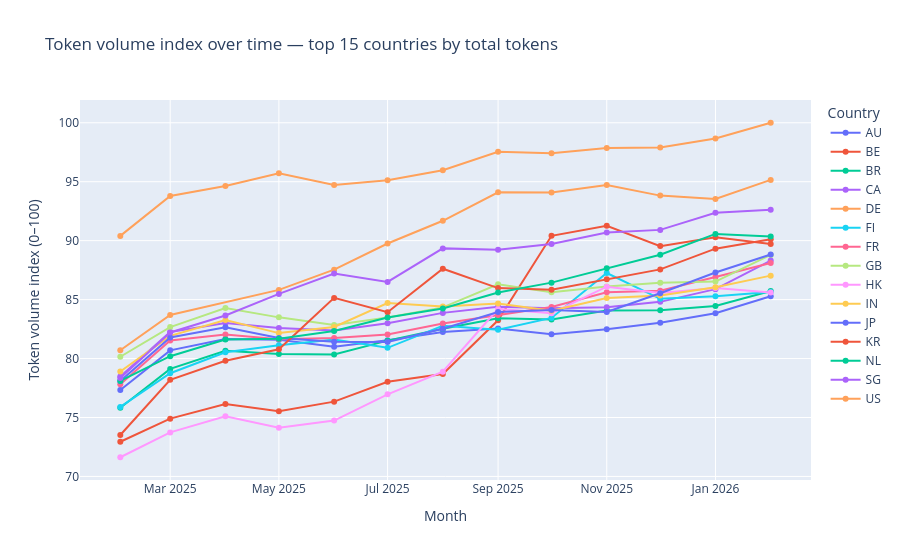

The notebook cell saved with this chart:
### Code cell
def make_line_chart(data: pd.DataFrame, y_col: str, title: str, y_axis_title: str):
    fig = px.line(
        data,
        x="month_label",
        y=y_col,
        color="country",
        markers=True,
        title=title,
        hover_data={
            "country": True,
            "month_label": True,
            "total_tokens": ":,.0f",
            "token_index": ":.2f",
            "open_source_index": ":.2f",
            "chinese_index": ":.2f",
        },
        category_orders={"month_label": sorted(data["month_label"].unique())},
    )

    fig.update_layout(
        xaxis_title="Month",
        yaxis_title=y_axis_title,
        legend_title_text="Country",
        hovermode="x unified",
    )
    return fig

fig_token = make_line_chart(
    line_df,
    y_col="token_index",
    title=f"Token volume index over time — top {TOP_N_COUNTRIES_FOR_LINES} countries by total tokens",
    y_axis_title="Token volume index (0–100)",
)

fig_open = make_line_chart(
    line_df,
    y_col="open_source_index",
    title=f"Open-source index over time — top {TOP_N_COUNTRIES_FOR_LINES} countries by total tokens",
    y_axis_title="Open-source index (0–100)",
)

fig_chinese = make_line_chart(
    line_df,
    y_col="chinese_index",
    title=f"Chinese model index over time — top {TOP_N_COUNTRIES_FOR_LINES} countries by total tokens",
    y_axis_title="Chinese index (0–100)",
)

fig_token.show()


fig_token.write_html(OUTPUT_DIR / "line_token_index.html", include_plotlyjs="cdn")

### Figure 1 — Plotly figure (JSON) as saved in the notebook; plotly's stock layout.template omitted (floating-point values rounded to 4 significant figures)
{"data": [{"customdata": [["AU", 38855875491, 16.23, 9.008], ["AU", 98115440687, 15.08, 12.62], ["AU", 128137850772, 16.2, 13.64], ["AU", 125901800051, 19.68, 15.05], ["AU", 107042351509, 21.41, 18.76], ["AU", 124321714870, 36.3, 32.57], ["AU", 150786690315, 36.87, 37.79], ["AU", 163951558243, 33.25, 31.44], ["AU", 143041803882, 27.35, 27.92], ["AU", 160441925321, 21.44, 27.95], ["AU", 187197761663, 31.45, 28.5], ["AU", 233833638583, 26.87, 31.84], ["AU", 348345694436, 14.82, 38.47]], "hovertemplate": "country=%{customdata[0]}<br>month_label=%{x}<br>token_index=%{y:.2f}<br>total_tokens=%{customdata[1]:,.0f}<br>open_source_index=%{customdata[2]:.2f}<br>chinese_index=%{customdata[3]:.2f}<extra></extra>", "legendgroup": "AU", "line": {"color": "#636efa", "dash": "solid"}, "marker": {"symbol": "circle"}, "mode": "lines+markers", "name": "AU", "orientation": "v", "showlegend": true, "type": "scatter", "x": ["2025-02", "2025-03", "2025-04", "2025-05", "2025-06", "2025-07", "2025-08", "2025-09", "2025-10", "2025-11", "2025-12", "2026-01", "2026-02"], "xaxis": "x", "y": [77.34, 80.69, 81.66, 81.6, 81.01, 81.55, 82.25, 82.56, 82.06, 82.48, 83.04, 83.84, 85.29], "yaxis": "y"}, {"customdata": [["BE", 11564653365, 9.487, 6.033], ["BE", 19846660089, 15.67, 13.97], ["BE", 27915737409, 20.28, 12.9], ["BE", 23562914235, 25.2, 21.32], ["BE", 29557477877, 33.15, 23.01], ["BE", 47026936634, 15.38, 18.06], ["BE", 56488696574, 50.59, 44.34], ["BE", 198199026585, 36.87, 19.83], ["BE", 1432046108035, 4.338, 2.748], ["BE", 1812293986979, 1.725, 1.427], ["BE", 1125366260606, 13.53, 8.382], ["BE", 1382847718292, 10.87, 17.91], ["BE", 1184683364663, 6.749, 44.56]], "hovertemplate": "country=%{customdata[0]}<br>month_label=%{x}<br>token_index=%{y:.2f}<br>total_tokens=%{customdata[1]:,.0f}<br>open_source_index=%{customdata[2]:.2f}<br>chinese_index=%{customdata[3]:.2f}<extra></extra>", "legendgroup": "BE", "line": {"color": "#EF553B", "dash": "solid"}, "marker": {"symbol": "circle"}, "mode": "lines+markers", "name": "BE", "orientation": "v", "showlegend": true, "type": "scatter", "x": ["2025-02", "2025-03", "2025-04", "2025-05", "2025-06", "2025-07", "2025-08", "2025-09", "2025-10", "2025-11", "2025-12", "2026-01", "2026-02"], "xaxis": "x", "y": [72.94, 74.9, 76.14, 75.52, 76.35, 78.03, 78.69, 83.24, 90.41, 91.26, 89.54, 90.28, 89.72], "yaxis": "y"}, {"customdata": [["BR", 25618992799, 23.13, 19.13], ["BR", 63555925142, 33.42, 28.78], ["BR", 97191629753, 31.77, 26.27], ["BR", 90040793597, 38.33, 31.55], ["BR", 89045888247, 46.05, 38.66], ["BR", 123207491797, 46.24, 44.81], ["BR", 162381090095, 38.73, 41.36], ["BR", 207820549309, 37.4, 37.46], ["BR", 201708470153, 46.41, 47.41], ["BR", 249977540339, 36.79, 41.53], ["BR", 250229611724, 37.31, 41.7], ["BR", 277695282899, 20.88, 33.72], ["BR", 394436433128, 13.66, 34.17]], "hovertemplate": "country=%{customdata[0]}<br>month_label=%{x}<br>token_index=%{y:.2f}<br>total_tokens=%{customdata[1]:,.0f}<br>open_source_index=%{customdata[2]:.2f}<br>chinese_index=%{customdata[3]:.2f}<extra></extra>", "legendgroup": "BR", "line": {"color": "#00cc96", "dash": "solid"}, "marker": {"symbol": "circle"}, "mode": "lines+markers", "name": "BR", "orientation": "v", "showlegend": true, "type": "scatter", "x": ["2025-02", "2025-03", "2025-04", "2025-05", "2025-06", "2025-07", "2025-08", "2025-09", "2025-10", "2025-11", "2025-12", "2026-01", "2026-02"], "xaxis": "x", "y": [75.83, 79.12, 80.66, 80.38, 80.34, 81.52, 82.52, 83.41, 83.31, 84.08, 84.09, 84.46, 85.74], "yaxis": "y"}, {"customdata": [["CA", 53087496050, 15.21, 13.21], ["CA", 150659244175, 22.95, 16.05], ["CA", 186443190880, 24.96, 20.83], ["CA", 165137212758, 31.85, 24.7], ["CA", 156540106865, 35.8, 33.63], ["CA", 184958025304, 44.68, 45.01], ["CA", 235877915154, 45.81, 45.35], ["CA", 271526008783, 39.52, 33.92], ["CA", 263209911898, 33.44, 35.12], ["CA", 269721355701, 25.02, 31.5], ["CA", 305273763083, 35.52, 35.61], ["CA", 411265485558, 27.3, 32.69], ["CA", 801392604137, 13.59, 53.63]], "hovertemplate": "country=%{customdata[0]}<br>month_label=%{x}<br>token_index=%{y:.2f}<br>total_tokens=%{customdata[1]:,.0f}<br>open_source_index=%{customdata[2]:.2f}<br>chinese_index=%{customdata[3]:.2f}<extra></extra>", "legendgroup": "CA", "line": {"color": "#ab63fa", "dash": "solid"}, "marker": {"symbol": "circle"}, "mode": "lines+markers", "name": "CA", "orientation": "v", "showlegend": true, "type": "scatter", "x": ["2025-02", "2025-03", "2025-04", "2025-05", "2025-06", "2025-07", "2025-08", "2025-09", "2025-10", "2025-11", "2025-12", "2026-01", "2026-02"], "xaxis": "x", "y": [78.47, 82.25, 83.02, 82.58, 82.39, 82.99, 83.87, 84.38, 84.27, 84.36, 84.81, 85.89, 88.31], "yaxis": "y"}, {"customdata": [["DE", 98381294318, 18.81, 8.983], ["DE", 224749874395, 23.97, 15.88], ["DE", 403925268034, 19.83, 13.04], ["DE", 649114491023, 16.51, 11.89], ["DE", 1195558212040, 15.22, 13.57], ["DE", 2036015378765, 28.05, 26.78], ["DE", 3965501953739, 8.133, 7.247], ["DE", 3952665096405, 8.479, 7.126], ["DE", 4715001799669, 9.008, 17.85], ["DE", 3668517212483, 21.98, 17.27], ["DE", 3398236325629, 18.42, 26.38], ["DE", 5300919233514, 7.806, 60.87]], "hovertemplate": "country=%{customdata[0]}<br>month_label=%{x}<br>token_index=%{y:.2f}<br>total_tokens=%{customdata[1]:,.0f}<br>open_source_index=%{customdata[2]:.2f}<br>chinese_index=%{customdata[3]:.2f}<extra></extra>", "legendgroup": "DE", "line": {"color": "#FFA15A", "dash": "solid"}, "marker": {"symbol": "circle"}, "mode": "lines+markers", "name": "DE", "orientation": "v", "showlegend": true, "type": "scatter", "x": ["2025-02", "2025-03", "2025-05", "2025-06", "2025-07", "2025-08", "2025-09", "2025-10", "2025-11", "2025-12", "2026-01", "2026-02"], "xaxis": "x", "y": [80.7, 83.7, 85.82, 87.54, 89.76, 91.69, 94.1, 94.09, 94.73, 93.82, 93.54, 95.15], "yaxis": "y"}, {"customdata": [["FI", 26118873651, 39.2, 34.78], ["FI", 57467093201, 27.8, 22.16], ["FI", 93759136646, 29.03, 13.63], ["FI", 110760064946, 35.11, 16.73], ["FI", 126154333262, 43.52, 30.22], ["FI", 104160602052, 40.95, 25.98], ["FI", 174858244360, 60.5, 18.67], ["FI", 158769640343, 40.64, 23.63], ["FI", 209552816827, 33.18, 23.44], ["FI", 600064773479, 10.85, 9.809], ["FI", 327666514325, 23.69, 14.1], ["FI", 348761589197, 25.25, 22.3], ["FI", 384495515792, 18.83, 34.75]], "hovertemplate": "country=%{customdata[0]}<br>month_label=%{x}<br>token_index=%{y:.2f}<br>total_tokens=%{customdata[1]:,.0f}<br>open_source_index=%{customdata[2]:.2f}<br>chinese_index=%{customdata[3]:.2f}<extra></extra>", "legendgroup": "FI", "line": {"color": "#19d3f3", "dash": "solid"}, "marker": {"symbol": "circle"}, "mode": "lines+markers", "name": "FI", "orientation": "v", "showlegend": true, "type": "scatter", "x": ["2025-02", "2025-03", "2025-04", "2025-05", "2025-06", "2025-07", "2025-08", "2025-09", "2025-10", "2025-11", "2025-12", "2026-01", "2026-02"], "xaxis": "x", "y": [75.9, 78.76, 80.53, 81.13, 81.61, 80.91, 82.79, 82.44, 83.44, 87.26, 85.06, 85.29, 85.64], "yaxis": "y"}, {"customdata": [["FR", 44345952161, 12.85, 7.968], ["FR", 123406835105, 18.82, 9.393], ["FR", 142180793862, 16.6, 12.14], ["FR", 126965844112, 19.36, 15.98], ["FR", 130666613312, 21.73, 15.09], ["FR", 142221793473, 26.57, 23.75], ["FR", 183559720460, 32.23, 28.83], ["FR", 224131573849, 27.02, 22.33], ["FR", 271053203155, 22.21, 24.44], ["FR", 382719338146, 18.14, 22.43], ["FR", 395268157244, 27.1, 25.44], ["FR", 545076772657, 23.61, 23.54], ["FR", 758252962552, 15.77, 28.45]], "hovertemplate": "country=%{customdata[0]}<br>month_label=%{x}<br>token_index=%{y:.2f}<br>total_tokens=%{customdata[1]:,.0f}<br>open_source_index=%{customdata[2]:.2f}<br>chinese_index=%{customdata[3]:.2f}<extra></extra>", "legendgroup": "FR", "line": {"color": "#FF6692", "dash": "solid"}, "marker": {"symbol": "circle"}, "mode": "lines+markers", "name": "FR", "orientation": "v", "showlegend": true, "type": "scatter", "x": ["2025-02", "2025-03", "2025-04", "2025-05", "2025-06", "2025-07", "2025-08", "2025-09", "2025-10", "2025-11", "2025-12", "2026-01", "2026-02"], "xaxis": "x", "y": [77.82, 81.53, 82.04, 81.63, 81.73, 82.04, 82.96, 83.69, 84.38, 85.63, 85.74, 86.91, 88.11], "yaxis": "y"}, {"customdata": [["GB", 84482880556, 18.74, 10.71], ["GB", 169056991291, 20.14, 14.37], ["GB", 264432763929, 18.34, 12.67], ["GB", 212442574050, 22.22, 17.33], ["GB", 177636577306, 29.27, 26.14], ["GB", 211588983727, 30.16, 29.76], ["GB", 268081891786, 22.33, 18.37], ["GB", 460802483891, 16.04, 14.75], ["GB", 382068469077, 18.89, 19.07], ["GB", 436166579585, 25.24, 23.38], ["GB", 477696026049, 39.69, 24.99], ["GB", 491107430904, 29.43, 27.69], ["GB", 915463932397, 13.1, 37.17]], "hovertemplate": "country=%{customdata[0]}<br>month_label=%{x}<br>token_index=%{y:.2f}<br>total_tokens=%{customdata[1]:,.0f}<br>open_source_index=%{customdata[2]:.2f}<br>chinese_index=%{customdata[3]:.2f}<extra></extra>", "legendgroup": "GB", "line": {"color": "#B6E880", "dash": "solid"}, "marker": {"symbol": "circle"}, "mode": "lines+markers", "name": "GB", "orientation": "v", "showlegend": true, "type": "scatter", "x": ["2025-02", "2025-03", "2025-04", "2025-05", "2025-06", "2025-07", "2025-08", "2025-09", "2025-10", "2025-11", "2025-12", "2026-01", "2026-02"], "xaxis": "x", "y": [80.15, 82.67, 84.29, 83.49, 82.85, 83.48, 84.34, 86.3, 85.62, 86.1, 86.43, 86.53, 88.79], "yaxis": "y"}, {"customdata": [["HK", 8042671803, 95.06, 48.21], ["HK", 14391185430, 97.05, 81.53], ["HK", 21027535181, 96.85, 74.22], ["HK", 16076401500, 94.24, 73.43], ["HK", 18959155142, 94.8, 79.39], ["HK", 35064068280, 80.05, 90.89], ["HK", 59546341824, 60.27, 92.97], ["HK", 259033879998, 25.36, 31.64], ["HK", 233998252568, 41.48, 64.86], ["HK", 435762914836, 23.98, 42.12], ["HK", 375152230980, 42.45, 60.01], ["HK", 422971609267, 41.51, 88.06], ["HK", 379587386424, 15.1, 78.98]], "hovertemplate": "country=%{customdata[0]}<br>month_label=%{x}<br>token_index=%{y:.2f}<br>total_tokens=%{customdata[1]:,.0f}<br>open_source_index=%{customdata[2]:.2f}<br>chinese_index=%{customdata[3]:.2f}<extra></extra>", "legendgroup": "HK", "line": {"color": "#FF97FF", "dash": "solid"}, "marker": {"symbol": "circle"}, "mode": "lines+markers", "name": "HK", "orientation": "v", "showlegend": true, "type": "scatter", "x": ["2025-02", "2025-03", "2025-04", "2025-05", "2025-06", "2025-07", "2025-08", "2025-09", "2025-10", "2025-11", "2025-12", "2026-01", "2026-02"], "xaxis": "x", "y": [71.63, 73.74, 75.11, 74.14, 74.74, 76.96, 78.88, 84.21, 83.84, 86.1, 85.56, 85.99, 85.6], "yaxis": "y"}, {"customdata": [["IN", 59910793480, 55.63, 9.23], ["IN", 137643057804, 58.1, 20.28], ["IN", 199920129505, 41.28, 16.97], ["IN", 146954248248, 43.14, 29.77], ["IN", 169641002936, 41.33, 27.21], ["IN", 297013104419, 35.15, 20.21], ["IN", 273763128779, 31.55, 32.87], ["IN", 292987528514, 27.72, 24.97], ["IN", 248165932667, 29.32, 26.42], ["IN", 333734442214, 18.35, 21.29], ["IN", 353377795922, 23.0, 22.13], ["IN", 429143671334, 24.75, 29.32], ["IN", 563983064420, 16.7, 26.17]], "hovertemplate": "country=%{customdata[0]}<br>month_label=%{x}<br>token_index=%{y:.2f}<br>total_tokens=%{customdata[1]:,.0f}<br>open_source_index=%{customdata[2]:.2f}<br>chinese_index=%{customdata[3]:.2f}<extra></extra>", "legendgroup": "IN", "line": {"color": "#FECB52", "dash": "solid"}, "marker": {"symbol": "circle"}, "mode": "lines+markers", "name": "IN", "orientation": "v", "showlegend": true, "type": "scatter", "x": ["2025-02", "2025-03", "2025-04", "2025-05", "2025-06", "2025-07", "2025-08", "2025-09", "2025-10", "2025-11", "2025-12", "2026-01", "2026-02"], "xaxis": "x", "y": [78.91, 81.92, 83.27, 82.16, 82.68, 84.71, 84.41, 84.66, 84.06, 85.13, 85.34, 86.04, 87.03], "yaxis": "y"}, {"customdata": [["JP", 48002476717, 8.132, 6.503], ["JP", 132869321248, 9.998, 9.05], ["JP", 168520669731, 15.74, 13.41], ["JP", 130941441434, 15.11, 12.84], ["JP", 119777046358, 15.85, 14.55], ["JP", 119353899845, 22.05, 22.34], ["JP", 162788857672, 29.01, 29.29], ["JP", 241173161542, 22.33, 21.97], ["JP", 252776971678, 19.97, 20.14], ["JP", 240628084170, 19.67, 22.2], ["JP", 373716278885, 21.0, 24.36], ["JP", 607582096706, 15.56, 16.18], ["JP", 924466971918, 9.291, 38.75]], "hovertemplate": "country=%{customdata[0]}<br>month_label=%{x}<br>token_index=%{y:.2f}<br>total_tokens=%{customdata[1]:,.0f}<br>open_source_index=%{customdata[2]:.2f}<br>chinese_index=%{customdata[3]:.2f}<extra></extra>", "legendgroup": "JP", "line": {"color": "#636efa", "dash": "solid"}, "marker": {"symbol": "circle"}, "mode": "lines+markers", "name": "JP", "orientation": "v", "showlegend": true, "type": "scatter", "x": ["2025-02", "2025-03", "2025-04", "2025-05", "2025-06", "2025-07", "2025-08", "2025-09", "2025-10", "2025-11", "2025-12", "2026-01", "2026-02"], "xaxis": "x", "y": [78.1, 81.79, 82.65, 81.74, 81.42, 81.4, 82.53, 83.95, 84.12, 83.95, 85.54, 87.3, 88.82], "yaxis": "y"}, {"customdata": [["KR", 13531196322, 12.48, 10.01], ["KR", 49199760398, 10.12, 7.969], ["KR", 76795437651, 29.0, 24.77], ["KR", 100581761131, 46.95, 38.53], ["KR", 335016193418, 11.5, 9.946], ["KR", 239456282340, 22.13, 19.83], ["KR", 663328303693, 8.679, 7.814], ["KR", 421167980912, 22.35, 17.87], ["KR", 404863841911, 25.78, 22.26], ["KR", 517959634876, 16.93, 18.34], ["KR", 652911217822, 13.82, 16.3], ["KR", 1060785028779, 46.7, 14.22], ["KR", 1323548288088, 43.42, 38.42]], "hovertemplate": "country=%{customdata[0]}<br>month_label=%{x}<br>token_index=%{y:.2f}<br>total_tokens=%{customdata[1]:,.0f}<br>open_source_index=%{customdata[2]:.2f}<br>chinese_index=%{customdata[3]:.2f}<extra></extra>", "legendgroup": "KR", "line": {"color": "#EF553B", "dash": "solid"}, "marker": {"symbol": "circle"}, "mode": "lines+markers", "name": "KR", "orientation": "v", "showlegend": true, "type": "scatter", "x": ["2025-02", "2025-03", "2025-04", "2025-05", "2025-06", "2025-07", "2025-08", "2025-09", "2025-10", "2025-11", "2025-12", "2026-01", "2026-02"], "xaxis": "x", "y": [73.51, 78.19, 79.81, 80.78, 85.14, 83.93, 87.62, 85.97, 85.83, 86.72, 87.56, 89.32, 90.12], "yaxis": "y"}, {"customdata": [["NL", 47947286499, 15.29, 8.769], ["NL", 85554389356, 21.1, 14.88], ["NL", 126561383868, 19.23, 13.58], ["NL", 128925141447, 20.5, 13.84], ["NL", 154155739800, 21.24, 16.51], ["NL", 211330060457, 31.07, 30.63], ["NL", 261702005488, 30.85, 31.49], ["NL", 379824965000, 20.05, 19.26], ["NL", 478702325637, 15.75, 15.68], ["NL", 671066286696, 9.142, 12.15], ["NL", 920707087250, 11.5, 15.9], ["NL", 1497783115687, 13.54, 18.88], ["NL", 1412819026214, 11.24, 19.06]], "hovertemplate": "country=%{customdata[0]}<br>month_label=%{x}<br>token_index=%{y:.2f}<br>total_tokens=%{customdata[1]:,.0f}<br>open_source_index=%{customdata[2]:.2f}<br>chinese_index=%{customdata[3]:.2f}<extra></extra>", "legendgroup": "NL", "line": {"color": "#00cc96", "dash": "solid"}, "marker": {"symbol": "circle"}, "mode": "lines+markers", "name": "NL", "orientation": "v", "showlegend": true, "type": "scatter", "x": ["2025-02", "2025-03", "2025-04", "2025-05", "2025-06", "2025-07", "2025-08", "2025-09", "2025-10", "2025-11", "2025-12", "2026-01", "2026-02"], "xaxis": "x", "y": [78.1, 80.2, 81.62, 81.68, 82.33, 83.47, 84.25, 85.6, 86.44, 87.66, 88.81, 90.57, 90.36], "yaxis": "y"}, {"customdata": [["SG", 51343300230, 13.51, 6.492], ["SG", 149143605895, 25.41, 9.594], ["SG", 221726603133, 20.77, 8.156], ["SG", 367564970141, 16.78, 8.495], ["SG", 592177100623, 13.73, 9.553], ["SG", 486963236635, 19.31, 16.16], ["SG", 1067259341654, 17.29, 23.37], ["SG", 1035832717339, 18.36, 23.79], ["SG", 1181955459334, 16.92, 26.79], ["SG", 1550170141573, 11.27, 23.47], ["SG", 1645694537943, 14.77, 27.65], ["SG", 2453950856077, 10.1, 22.44], ["SG", 2634644787139, 7.819, 30.75]], "hovertemplate": "country=%{customdata[0]}<br>month_label=%{x}<br>token_index=%{y:.2f}<br>total_tokens=%{customdata[1]:,.0f}<br>open_source_index=%{customdata[2]:.2f}<br>chinese_index=%{customdata[3]:.2f}<extra></extra>", "legendgroup": "SG", "line": {"color": "#ab63fa", "dash": "solid"}, "marker": {"symbol": "circle"}, "mode": "lines+markers", "name": "SG", "orientation": "v", "showlegend": true, "type": "scatter", "x": ["2025-02", "2025-03", "2025-04", "2025-05", "2025-06", "2025-07", "2025-08", "2025-09", "2025-10", "2025-11", "2025-12", "2026-01", "2026-02"], "xaxis": "x", "y": [78.35, 82.21, 83.65, 85.48, 87.21, 86.5, 89.34, 89.24, 89.71, 90.7, 90.91, 92.36, 92.62], "yaxis": "y"}, {"customdata": [["US", 1429416136740, 19.22, 6.783], ["US", 3641842018302, 23.49, 8.545], ["US", 4605983091956, 22.96, 10.24], ["US", 6197542189193, 17.89, 9.858], ["US", 4715854895068, 26.6, 16.32], ["US", 5270748215722, 34.1, 24.01], ["US", 6654268970318, 35.88, 31.34], ["US", 10259924215413, 21.22, 17.03], ["US", 9871415445131, 22.93, 18.69], ["US", 11150595887249, 20.29, 20.03], ["US", 11303551735006, 28.68, 26.05], ["US", 13996813796989, 26.97, 27.43], ["US", 20190239809721, 20.54, 42.87]], "hovertemplate": "country=%{customdata[0]}<br>month_label=%{x}<br>token_index=%{y:.2f}<br>total_tokens=%{customdata[1]:,.0f}<br>open_source_index=%{customdata[2]:.2f}<br>chinese_index=%{customdata[3]:.2f}<extra></extra>", "legendgroup": "US", "line": {"color": "#FFA15A", "dash": "solid"}, "marker": {"symbol": "circle"}, "mode": "lines+markers", "name": "US", "orientation": "v", "showlegend": true, "type": "scatter", "x": ["2025-02", "2025-03", "2025-04", "2025-05", "2025-06", "2025-07", "2025-08", "2025-09", "2025-10", "2025-11", "2025-12", "2026-01", "2026-02"], "xaxis": "x", "y": [90.4, 93.79, 94.64, 95.72, 94.73, 95.13, 95.98, 97.55, 97.41, 97.85, 97.9, 98.67, 100.0], "yaxis": "y"}], "layout": {"hovermode": "x unified", "legend": {"title": {"text": "Country"}, "tracegroupgap": 0}, "title": {"text": "Token volume index over time — top 15 countries by total tokens"}, "xaxis": {"anchor": "y", "categoryarray": ["2025-02", "2025-03", "2025-04", "2025-05", "2025-06", "2025-07", "2025-08", "2025-09", "2025-10", "2025-11", "2025-12", "2026-01", "2026-02"], "categoryorder": "array", "domain": [0, 1], "title": {"text": "Month"}}, "yaxis": {"anchor": "x", "domain": [0, 1], "title": {"text": "Token volume index (0–100)"}}}}
